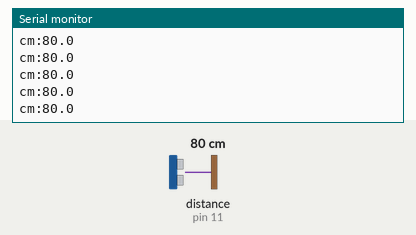
Simulated run of this sketch. Board: Arduino Uno, built with avr-gcc and run on an emulated ATmega328P. Shown: the last lines printed to the serial monitor. Wiring (inferred from the names in the program): ultrasonic range finder: trigger pin 12; echo pin 11. The test bench sets the inputs (shaded band); at power-on: distance to the obstacle (sensor on pin 11) 80 cm. The echo pulse lasts 58.3 µs per cm.

Above: at 1.2 s.
1.3 s: distance to the obstacle (sensor on pin 11) set to 2 cm
At 1.38 s:
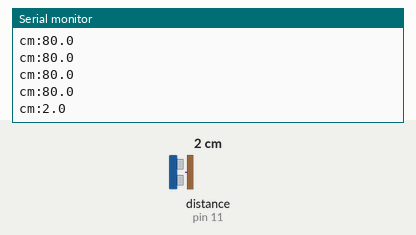
4.3 s: distance to the obstacle (sensor on pin 11) set to 250 cm
At 4.41 s:
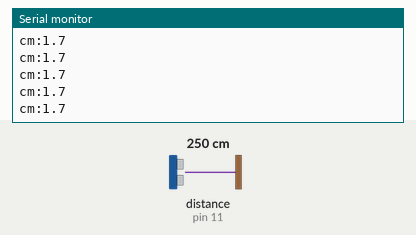
Timing chart, 0 to 7.3 s (numbered marks = the images above; inputs shaded):
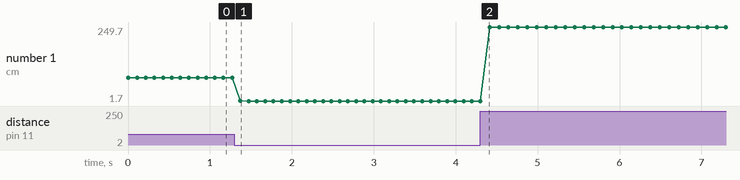

The sketch:

Distance.ino
```cpp
// Measures distance with the HC-SR04 ultrasonic sensor.
// Wiring: VCC -> 5V, GND -> GND, Trig -> pin 12, Echo -> pin 11. Plotter at 9600 baud.
// Sound travels about 0.0343 cm per microsecond, and the echo time covers the distance twice.

const int TRIG = 12, ECHO = 11;

void setup() {
  Serial.begin(9600);
  pinMode(TRIG, OUTPUT);
  pinMode(ECHO, INPUT);
}

void loop() {
  digitalWrite(TRIG, LOW); delayMicroseconds(2);
  digitalWrite(TRIG, HIGH); delayMicroseconds(10);
  digitalWrite(TRIG, LOW);
  unsigned long us = pulseIn(ECHO, HIGH, 30000UL);   // no echo within 30 ms: out of range
  if (us) { Serial.print("cm:"); Serial.println(us * 0.0343 / 2, 1); }
  else Serial.println("cm:0");
  delay(100);
}
```

Measured:
- after the input at 1.3 s, the serial monitor: prints a new line after 0.07 s (image 1)
- plotted number 1: 80 → 1.7 after the input at 1.3 s, 1.7 → 249.7 after the input at 4.3 s
